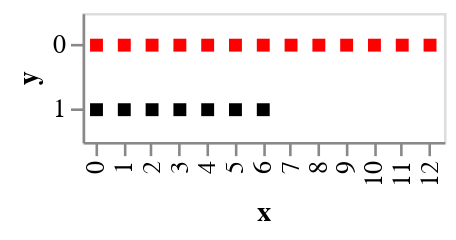

Write the Vega-Lite specification saved for this chart.
### Vega-Lite specification from a JSON file in a GitHub repository (floating-point values rounded to 4 significant figures)
{"$schema": "https://vega.github.io/schema/vega-lite/v4.json", "data": {"values": [{"x": 0, "y": 0}, {"x": 1, "y": 0}, {"x": 2, "y": 0}, {"x": 0, "y": 1}, {"x": 1, "y": 1}, {"x": 2, "y": 1}, {"x": 3, "y": 1}, {"x": 4, "y": 1}, {"x": 5, "y": 1}, {"x": 6, "y": 1}, {"x": 3, "y": 0}, {"x": 4, "y": 0}, {"x": 5, "y": 0}, {"x": 6, "y": 0}, {"x": 7, "y": 0}, {"x": 8, "y": 0}, {"x": 9, "y": 0}, {"x": 10, "y": 0}, {"x": 11, "y": 0}, {"x": 12, "y": 0}]}, "transform": [{"calculate": "datum.y === 0 ? 'x' : 'y'", "as": "category"}], "mark": {"type": "rect", "width": 5, "height": 5}, "encoding": {"x": {"field": "x", "type": "ordinal"}, "y": {"field": "y", "type": "ordinal"}, "color": {"field": "category", "type": "nominal", "legend": null, "scale": {"domain": ["x", "y"], "range": ["red", "black"]}}}, "width": 140, "height": 50}
